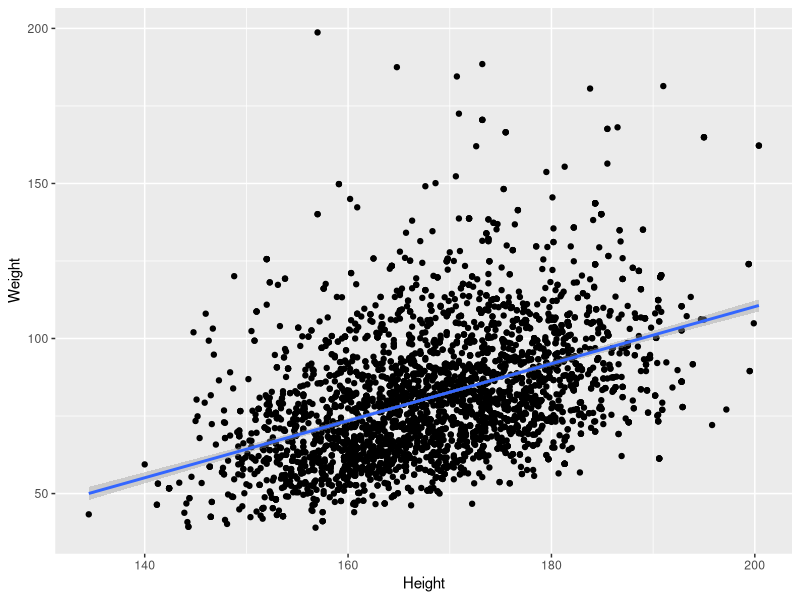
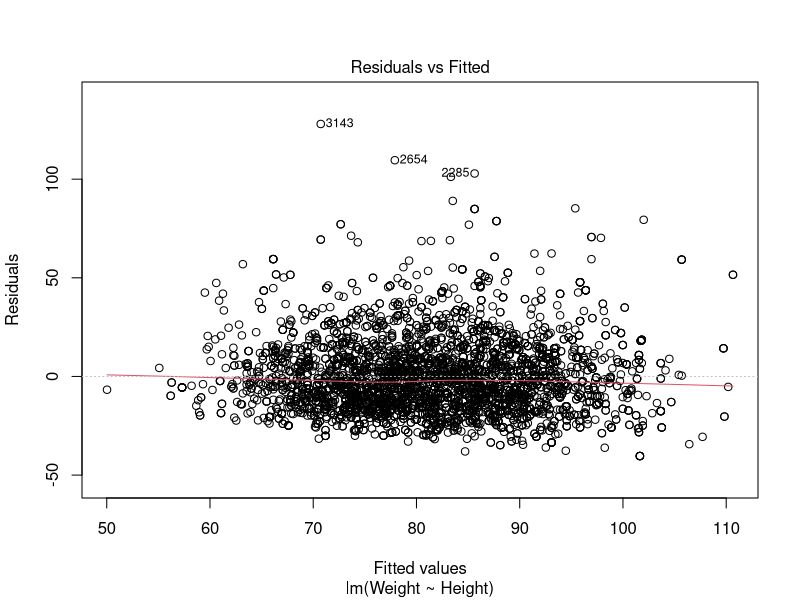
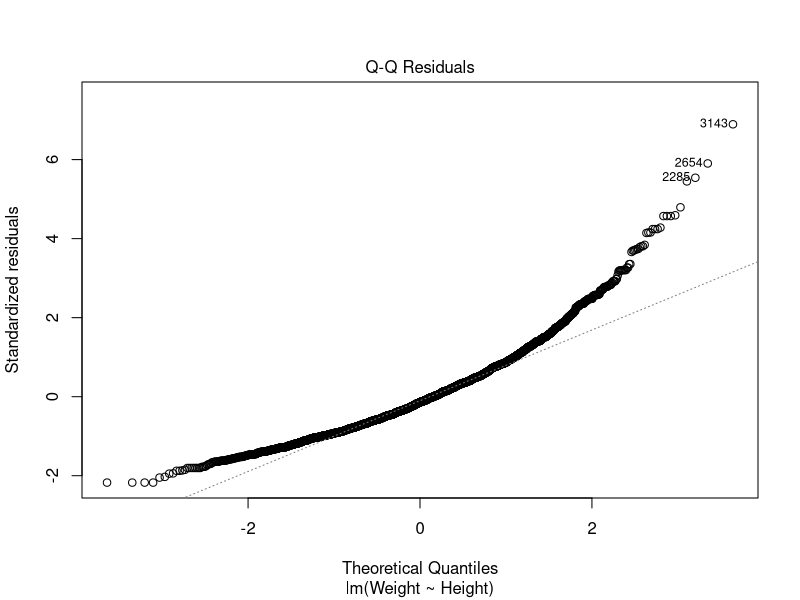
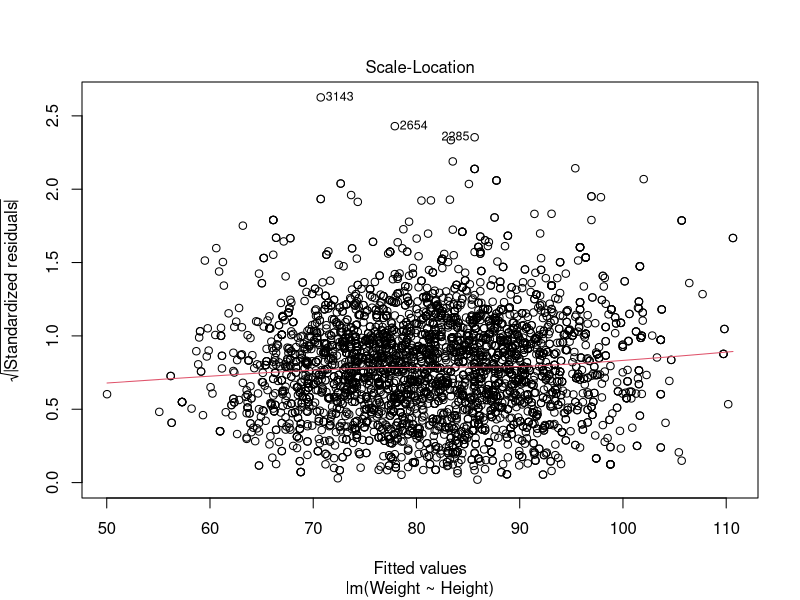
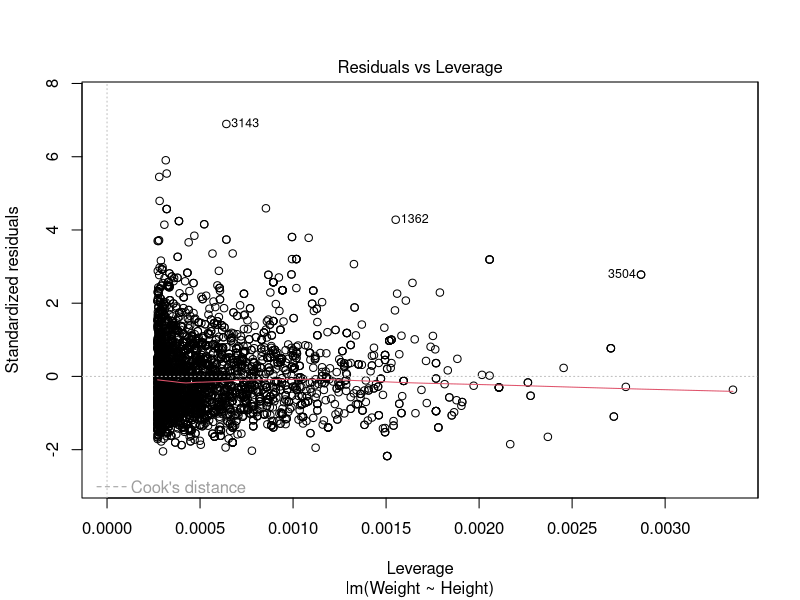
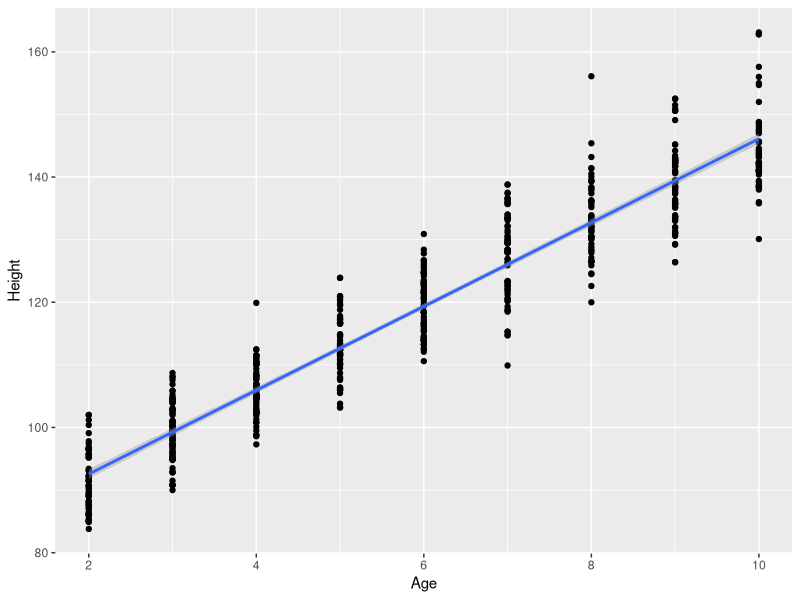
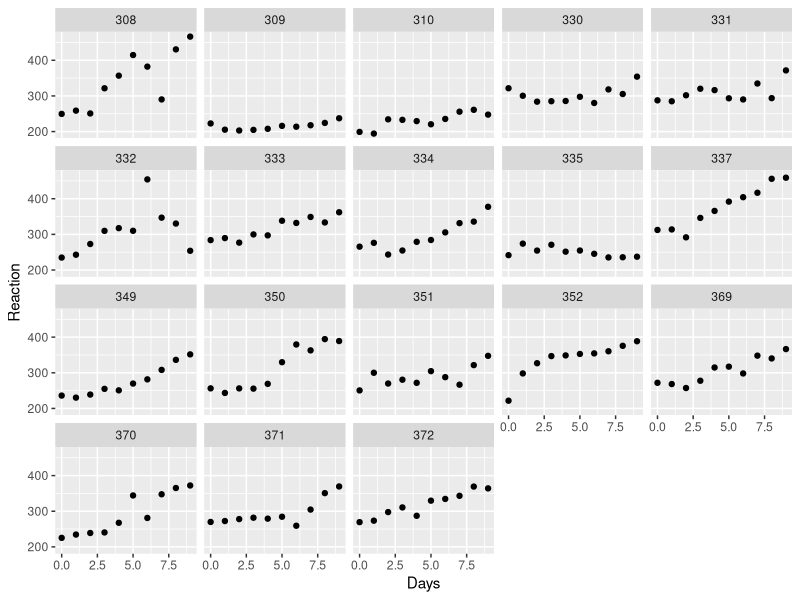
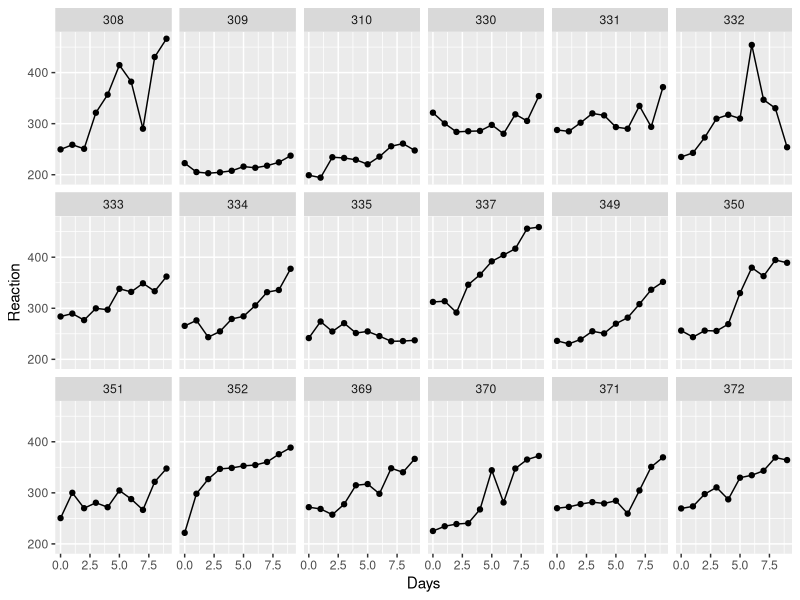

Write the R code that produced these figures, in order.
## ---- chunk 1
library(tidyverse)
library(lme4)

nh <- read_csv("nhanes.csv")
## ---- chunk 2
nh
nh <- nh %>% mutate_if(is.character, as.factor)
nh
## ---- chunk 3
adults <- nh %>% filter(Age >= 18)
## ---- chunk 4
fit <- lm(Weight~Height, data=adults)
summary(fit)
#confint(fit) #to get out confidence intervals for LM
## ---- chunk 5
ggplot(adults, aes(x=Height, y=Weight)) + geom_point() +
  geom_smooth(method="lm")
## ---- chunk 6
plot(fit) #normality not perfect...but robust to departures --> ok
## ---- chunk 7
kids <- nh %>% filter(between(Age, 2, 10))
kids
## ---- chunk 8
fit <- lm(Height ~ Age, data = kids)
fit
## ---- chunk 9
summary(fit)
## ---- chunk 10
kids %>%
  ggplot(aes(Age, Height)) + geom_point() + geom_smooth(method = "lm")
## ---- chunk 11
summary(lm(Testosterone~PhysActive, data=adults))
## ---- chunk 12
summary(lm(Testosterone~PhysActive+Age, data=adults))
## ---- chunk 13
summary(lm(Testosterone ~ PhysActive+Age+Gender, data=adults))
## ---- chunk 14
redfit <- lm(Testosterone ~ Age+Gender, data=adults)
fit1 <- lm(Testosterone ~ PhysActive+Age+Gender, data=adults)

anova(redfit, fit1) #just barely but yes, keep PhysActive
## ---- chunk 15
summary(lm(HDLChol ~ Diabetes, data = adults))
## ---- chunk 16
summary(lm(HDLChol ~ Diabetes + Weight, data = adults))
## ---- chunk 17
redfit <- lm(HDLChol ~ Diabetes, data = adults)
fit <- lm(HDLChol ~ Diabetes + Weight, data = adults)
# anova(redfit, fit) error
## ---- chunk 18
pres <- adults %>%
  filter(!is.na(Diabetes) & !is.na(Weight))

redfit <- lm(HDLChol ~ Diabetes, data = pres)
fit <- lm(HDLChol ~ Diabetes + Weight, data = pres)
anova(redfit, fit) #keep weight
## ---- chunk 19
summary(lm(HDLChol ~ Diabetes + Weight + Age, data = adults))

summary(lm(HDLChol ~ Diabetes + Weight + Age + Gender, data = adults))

summary(lm(HDLChol ~ Diabetes + Weight + Age + Gender + PhysActive, data = adults))
## ---- chunk 20
fit <- lm(Testosterone ~ PhysActive + Age + Gender + SleepHrsNight + AlcoholYear + BMI, data=adults)
drop1(fit, test="F")
## ---- chunk 21
fit <- lm(Testosterone ~ PhysActive + Age + Gender + SleepHrsNight + BMI, data=adults)
drop1(fit, test = "F")
## ---- chunk 22
fit <- lm(Testosterone ~ Gender + SleepHrsNight + Age + TotChol + BMI, data = adults)
drop1(fit, test = "F") #drop none
## ---- chunk 23
summary(lm(Testosterone ~ Gender + SleepHrsNight + Age + TotChol + BMI, data = adults))
## ---- chunk 24
fit <- lm(Weight ~ Height + Gender + Work + TotChol + Pulse, data = adults)
## ---- chunk 25
drop1(fit)

fit <- lm(Weight ~ Height + Gender + TotChol + Pulse, data = adults)
drop1(fit)

fit <- lm(Weight ~ Height + Gender + Pulse, data = adults)
drop1(fit)

summary(lm(Weight ~ Height + Gender + Pulse, data = adults))
## ---- chunk 26
#Look at Race. The default ordering is alphabetical
adults$Race

# Let's relevel that where the group with the highest rate of insurance is "baseline"
relevel(adults$Race, ref="White")

# If we're happy with that result, permanently change it
adults$Race <- relevel(adults$Race, ref="White")

# Or do it the dplyr way
adults <- adults %>% 
  mutate(Race=relevel(Race, ref="White"))
## ---- chunk 27
fit <- glm(Insured~Race, data=adults, family="binomial")
summary(fit)
## ---- chunk 28
exp(fit$coefficients)
## ---- chunk 29
fit <- glm(Insured ~ Age+Income+SleepHrsNight+Race, data=adults, family="binomial")
summary(fit)
drop1(fit, test = "LRT")

fit <- glm(Insured ~ Age+Income+Race, data=adults, family="binomial")
drop1(fit)
summary(fit)
## ---- chunk 30
summary(glm(Diabetes ~ PhysActive, family = "binomial", data = adults))
## ---- chunk 31
summary(glm(Diabetes ~ PhysActive + Gender, family = "binomial", data = adults))
## ---- chunk 32
summary(glm(Diabetes ~ PhysActive + Gender + Weight, family = "binomial", data = adults))

summary(glm(Diabetes ~ PhysActive + Gender + Weight + Age, family = "binomial", data = adults))
## ---- chunk 33
summary(glm(Diabetes ~ PhysActive + Gender + Weight + Age + Income, family = "binomial", data = adults))
## ---- chunk 34
full <- glm(Diabetes ~ PhysActive + Gender + Weight + Age + Income, family = "binomial", data = adults)
drop1(full) #gender should be dropped

drop1(glm(Diabetes ~ PhysActive + Weight + Age + Income, family = "binomial", data = adults))

summary(glm(Diabetes ~ PhysActive + Weight + Age + Income, family = "binomial", data = adults))
## ---- chunk 35
library(lme4)
## ---- chunk 36
ss <- sleepstudy
str(ss)
## ---- chunk 37
ss %>%
  ggplot(aes(Days, Reaction)) +
  geom_point() + 
  facet_wrap(~Subject)

#add line for each subject
ss %>%
  ggplot(aes(Days, Reaction)) +
  geom_point() + 
  geom_line() +
  facet_wrap(~Subject, ncol = 6)
## ---- chunk 38
summary(lm(Reaction ~ Days, data = ss))
## ---- chunk 39
lmm1 <- lmer(Reaction ~ Days + (1 | Subject), data=ss)
summary(lmm1) #notice no p-values

# if you want p-values, know that their calculation is an approximation that sometimes will not perform well. That is why authors of lme4 have not included them
library(lmerTest)
lmm1 <- lmer(Reaction ~ Days + (1 | Subject), data=ss)
summary(lmm1)
## ---- chunk 40
ranef(lmm1)
#reference is 251.40
## ---- chunk 41
ss %>% 
  mutate(yhat = predict(lmm1)) %>%
  ggplot(aes(x=Days)) +
    facet_wrap(~ Subject, ncol=6) + 
    geom_point(aes(y=Reaction)) + 
    geom_line(aes(y=Reaction)) +
    geom_line(aes(y=yhat), color='red')
## ---- chunk 42
lmm2 <- lmer(Reaction ~ Days + (Days | Subject), data=ss)
summary(lmm2)
## ---- chunk 43
ranef(lmm2)
## ---- chunk 44
ss %>% 
  mutate(yhat = predict(lmm2)) %>%
  ggplot(aes(x=Days)) +
    facet_wrap(~ Subject, ncol=6) + 
    geom_point(aes(y=Reaction)) + 
    geom_line(aes(y=Reaction)) +
    geom_line(aes(y=yhat), color='red')

#would be nice to see these against main regression line
ss %>% 
  mutate(yhat = predict(lmm2),
         yhatT = predict(lmm2, re.form = ~0)) %>%
  ggplot(aes(x=Days)) +
  facet_wrap(~ Subject, ncol=6) + 
  geom_point(aes(y=Reaction)) + 
  geom_line(aes(y=Reaction)) +
  geom_line(aes(y=yhat), color='red') +
  geom_line(aes(y = yhatT))
## ---- chunk 45
anova(lmm1, lmm2)
